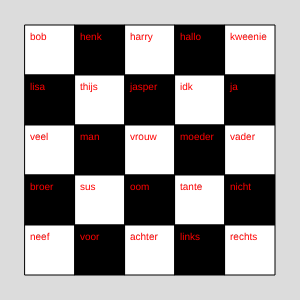
Frame 1 (no input)
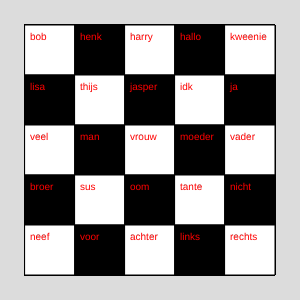
Frame 60 (no input)
Frame 120 (the mouse pressed at the canvas centre since frame 60): identical to frame 60, image omitted

The p5.js sketch that drew these frames (run headless with seeded random() and noise() and a simulated clock; from frame 60 on, the mouse is pressed at the canvas centre):

// p5.js sketch
// ── sketch.js
let arrPerson = [
    ["bob", "henk", "harry", "hallo", "kweenie"],
    ["lisa", "thijs", "jasper", "idk", "ja"],
    ["veel", "man", "vrouw", "moeder", "vader"],
    ["broer", "sus", "oom", "tante", "nicht"],
    ["neef", "voor", "achter", "links", "rechts"]
]


function setup() {
    createCanvas(300, 300);
    background(220);
}

function draw() {
    stroke(0);
    l = 0;
    for (let i = 0; i < 5; i++) {
        for (let j = 0; j < 5; j++) {
            ja = arrPerson[i][j];


            if (l == 0) {
                fill(255);
            } else {
                fill(0);
            }
            strokeWeight(1);
            rect(j * 50 + 25, i * 50 + 25, 50, 50);


            fill(255, 0, 0);
            textSize(10);
            strokeWeight(0);
            text(ja, j * 50 + 30, i * 50 + 40);
            l += 1; 

            if (l > 1) {
                l = 0;
            }
        }
    }
}
